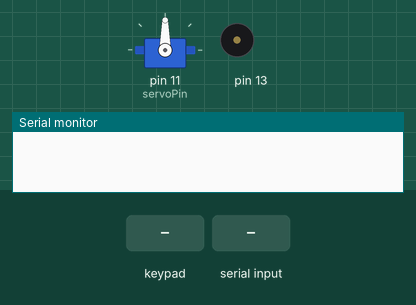
Bench run of a sketch on a simulated Arduino Uno, built with avr-gcc and run on an emulated ATmega328P. Parts: servo, buzzer (waves = sounding), the last lines printed to the serial monitor. Inputs (shaded band) come from the test bench.

Above: at 1.2 s.
1.3 s: keypad keys 1 2 3 4 pressed 0.4 s apart
At 3.05 s:
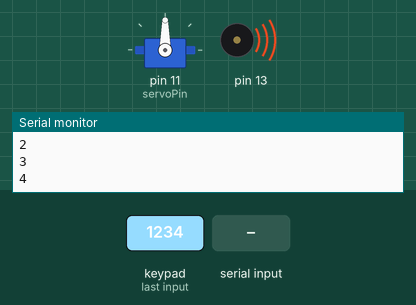
At 4.2 s:
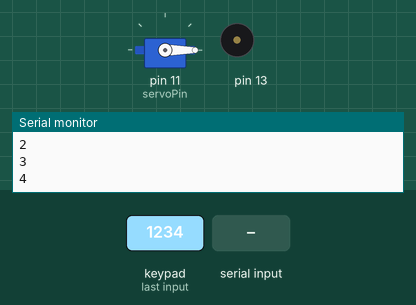
5.1 s: key 'A' pressed
8.1 s: "#" received over the second serial link
9.6 s: key 'B' pressed
11.1 s: keypad keys 1 2 3 4 * pressed 0.4 s apart
At 12.5 s:
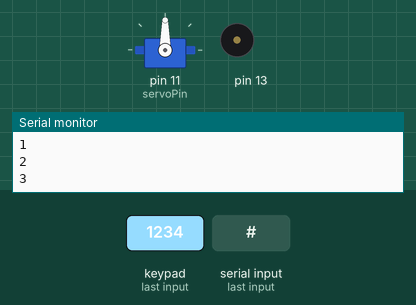
15.5 s: key 'C' pressed
Timing chart, 0 to 18.0 s (numbered marks = the images above; inputs shaded):
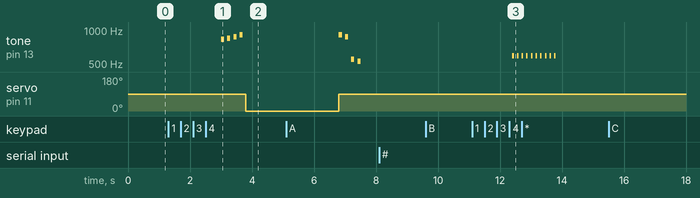

Measured:
- after the input at 1.3 s, tone on pin 13: plays 829 Hz for 0.10 s, 849 Hz for 0.10 s, 869 Hz for 0.10 s, 909 Hz for 0.10 s, starting after 1.7 s; servo on pin 11 (servoPin): 90° → 0° after 2.5 s
- after the input at 11.1 s, tone on pin 13: alternates 589 Hz for 0.05 s and silent for 0.10 s, 20 changes in all, then stays silent, starting after 1.3 s

The sketch:

Bluetooth___keypad___servo___sound.ino
```cpp
#include <LiquidCrystal.h>
#include <SoftwareSerial.h>
#include <Servo.h>
#include <Keypad.h>

Servo servo;

int servoPin = 11;
int angle = 0; // servo position in degrees
int trues =0;
int count= 0;
char pw[4] = {'1','2','3','4'};

const byte ROWS = 4;
const byte COLS = 4;
byte rowpins[ROWS] = {9,8,7,6};
byte colpins[COLS] = {5,4,3,2};
char keys[ROWS][COLS] = {
  {'1','2','3','A'},
  {'4','5','6','B'},
  {'7','8','9','C'},
  {'*','0','#','D'}
};


Keypad keypad = Keypad( makeKeymap(keys), rowpins, colpins, ROWS, COLS);

SoftwareSerial BTSerial(12, 10);
String datas = "";

void setup() {
  Serial.begin(9600);
  BTSerial.begin(9600);
  //pinMode(13, OUTPUT);

  Serial.begin(9600);
  servo.attach(servoPin);
  pinMode(5,OUTPUT);//부저
  servo.write(90);//초기 서보모터 각도

}
void loop() {
  keypad_sound();
  if (BTSerial.available()){
    char data = BTSerial.read();
    datas = datas + data;
    Serial.write(data);

  }

  if (Serial.available())
  {
    BTSerial.write(Serial.read());
  }
  control();
}

void control(){
  if(datas == "2"){
      sound_on();
      datas = "";
    }
  if(datas == "3"){//전등 ON

     // datas = "";
    }
  if(datas == "4"){//보일러 ON

      //datas = "";
    }
  if(datas == "5"){//에어컨 ON

      //datas = "";
    }

  if(datas == "6"){//현관문 OFF
      sound_off();
      datas = "";
    }
  if(datas == "9"){//전등 OFF

    }
  if(datas == "12"){//보일러 OFF

    }
  if(datas == "15"){//에어컨 OFF

      //datas = "";
    }
  }

void keypad_sound(){//키패드 사운드
  char key = keypad.getKey();

  if (key){
    Serial.println(key);
      if(key == pw[count]){
        count++;
        trues++;
        if(count==4)
        {
          sound();
        }
        else{
          servo.write(90);
          }
      }
      else{
        count++;
        }
    if(key == '#'){
      trues = 0;
      count = 0;
      }
    if(count > 4){
      delay(500);
      for(int i =0; i<10; i++){
          tone(13,589.6); delay(50); noTone(13); delay(100);
        }
      trues = 0;
      count = 0;
      }
    }
  }

void sound(){//사운드

    sound_on();

    delay(3000);

    sound_off();
    count = 0;
    trues = 0;
  }

  void sound_on(){

    delay(500);
    tone(13,829.6); delay(100); noTone(13); delay(100);
    tone(13,849.6); delay(100); noTone(13); delay(100);
    tone(13,869.6); delay(100); noTone(13); delay(100);
    tone(13,909.6); delay(100); noTone(13); delay(100);
          /*
          tone(13,329.6); delay(200); noTone(13); delay(200);
          tone(13,261.6); delay(200); noTone(13); delay(200);
          tone(13,371.6); delay(200); noTone(13); delay(200);
          */

    servo.write(0);
    }


  void sound_off(){
    servo.write(90);

    tone(13,909.6); delay(100); noTone(13); delay(100);
    tone(13,869.6); delay(100); noTone(13); delay(100);
    tone(13,549.6); delay(100); noTone(13); delay(100);
    tone(13,529.6); delay(100); noTone(13); delay(100);
    }
```
